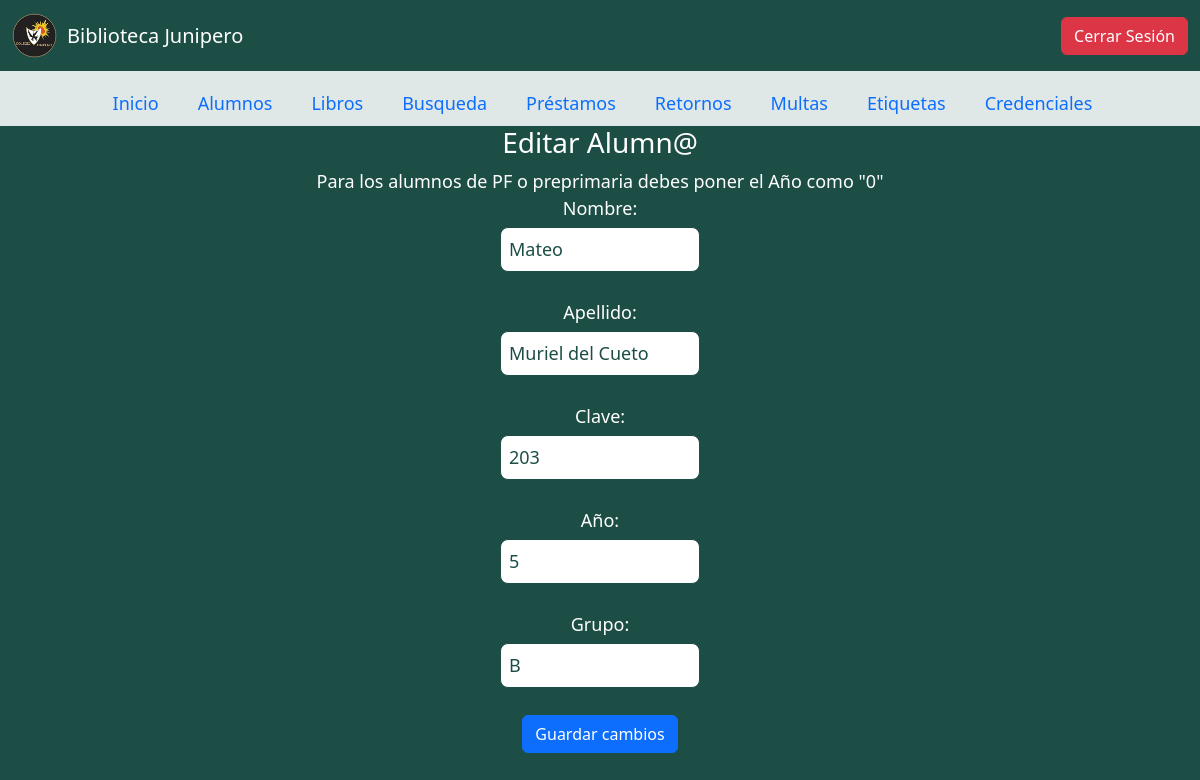
The page /alumno/editar/203 (signed in) on the database its author committed.
### biblio_app/models.py (models this page shows, shortened)
class Alumno(models.Model):
    clave = models.AutoField(primary_key=True)
    nombre = models.CharField(max_length=50)
    apellido = models.CharField(max_length=50)
    grupo = models.IntegerField()
    clase = models.CharField(max_length=10, null=True, blank=True)
    sacalibro = models.BooleanField(default=False)

### biblio_app/views.py (the view, shortened to what this page needs)
# urls.py: path('alumno/editar/<int:pk>', editar_alumno, name='editar_alumno'),
@login_required #verifica que este iniciada sesion
def editar_alumno(request, pk):
    alumno_obj = get_object_or_404(Alumno, clave=pk)
    return render(request, 'editar_alumno.html', {'alumno': alumno_obj})

### biblio_app/templates/editar_alumno.html (shortened to what this page needs)
<!DOCTYPE html>
{% extends "index.html" %}
{% load static %}
{% block main_content %}
<h3>Editar Alumn@</h3>
{% if user.is_authenticated %}
<h7>Para los alumnos de PF o preprimaria debes poner el Año como "0"</h7>
<form method="post">
    <label for="nombre">Nombre:</label>
    <input type="text" name="nombre" value="{{ alumno.nombre }}"><br>
    <label for="apellido">Apellido:</label>
    <input type="text" name="apellido" value="{{ alumno.apellido }}"><br>
    <label for="clave">Clave:</label>
    <input type="text" name="clave" value="{{ alumno.clave }}"><br>
    <label for="grupo">Año:</label>
    <input type="number" name="grupo" value="{{ alumno.grupo }}"><br>
    <label for="clase">Grupo:</label>
    <input type="text" name="clase" value="{{ alumno.clase|default_if_none:'' }}"><br>
    <button type="submit" class="btn btn-primary">Guardar cambios</button>
</form>
{%else%}
<div class="alert alert-warning" role="alert" style="background-color:#abd3cd; border-color: black; color: black;" >
    Favor de iniciar sesión para poder hacer uso de todas las funciones del sistema.
    <a href="{% url 'login' %}" class="alert-link" >Haz Click Aqui Para Iniciar Sesión</a>
  </div>
{%endif%}
{% endblock %}

### biblio_app/templates/editar_alumno.html (style rules this page uses)
body { background-color: #1C4E46; color: white; text-align: center; font-size: 18px; }
h3 { color: #ffffff; }
form { display: flex; flex-direction: column; align-items: center; }
label { color: white; }
input { background-color: white; color: #1C4E46; border: 1px solid #1C4E46; border-radius: 8px; padding: 8px; margin-top: 5px; width: 200px; }
button { background-color: white; color: #1C4E46; border: none; cursor: pointer; }

### rows shown on the page
Alumno: nombre "Mateo", apellido "Muriel del Cueto", clave "203", grupo "5", clase "B"
